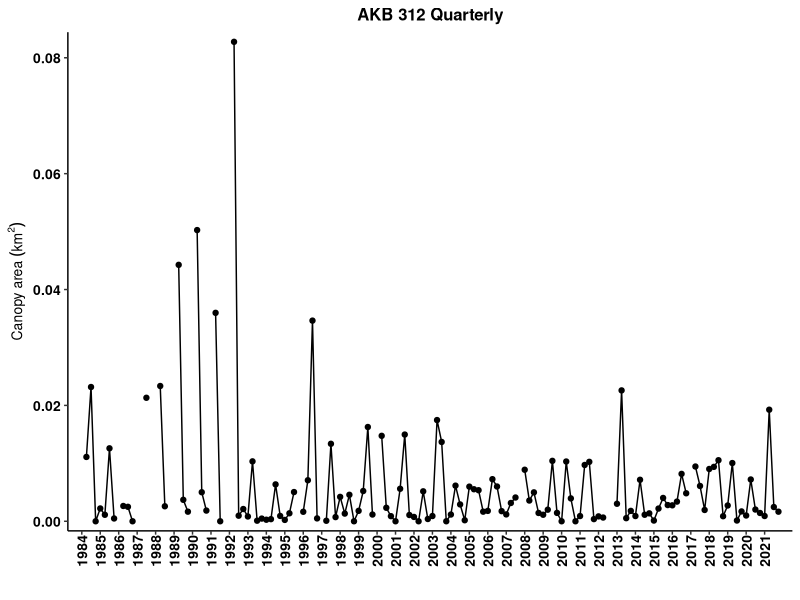
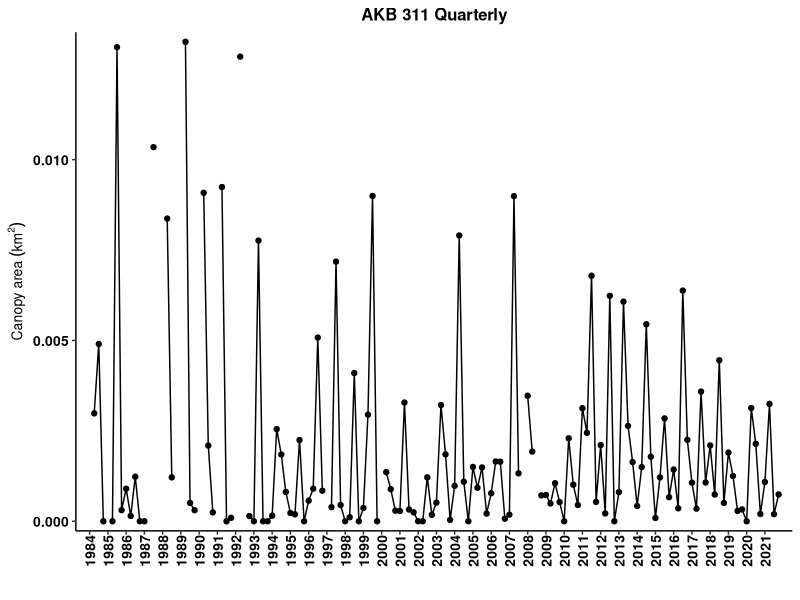
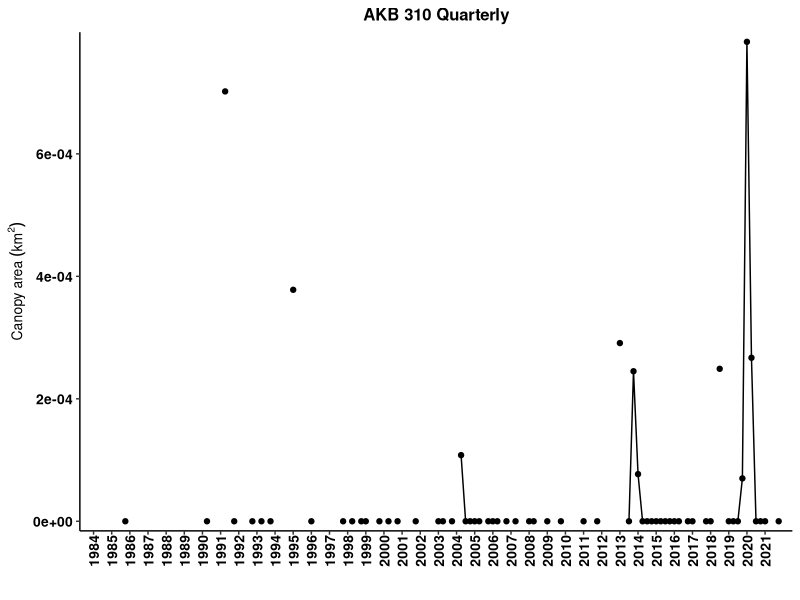
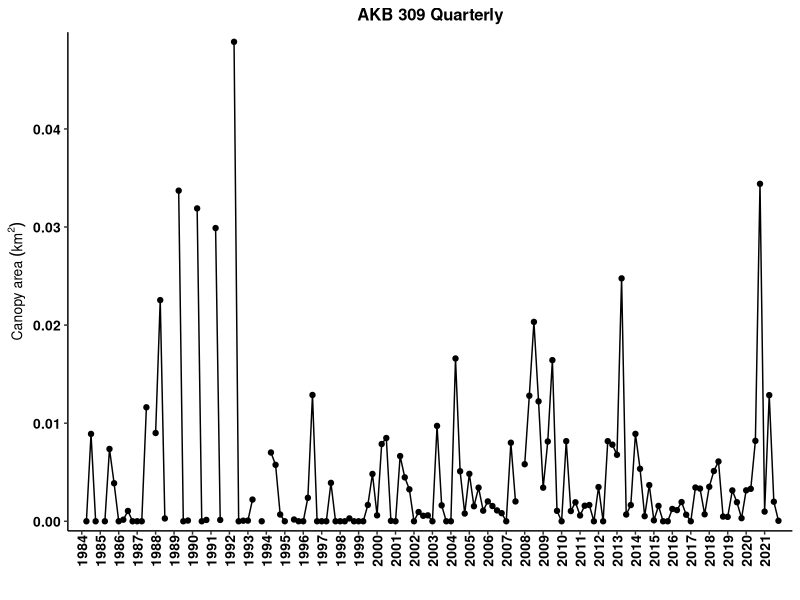
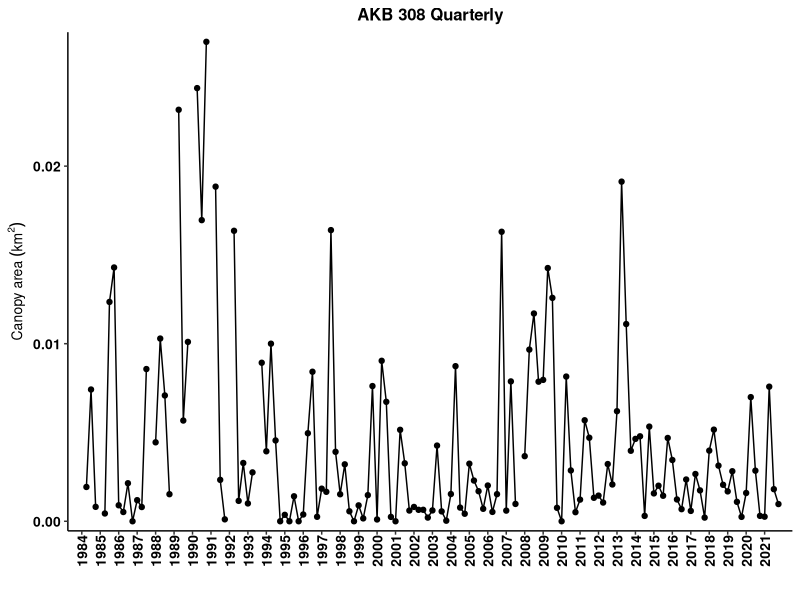
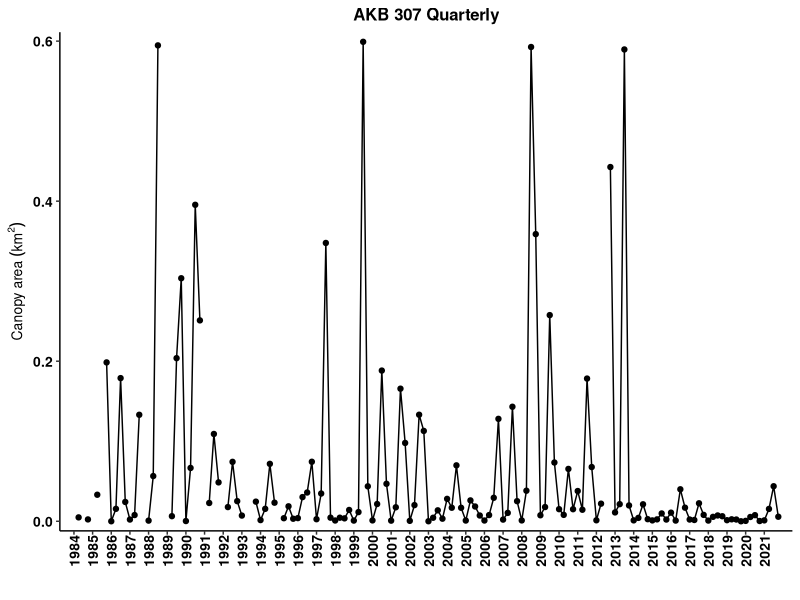
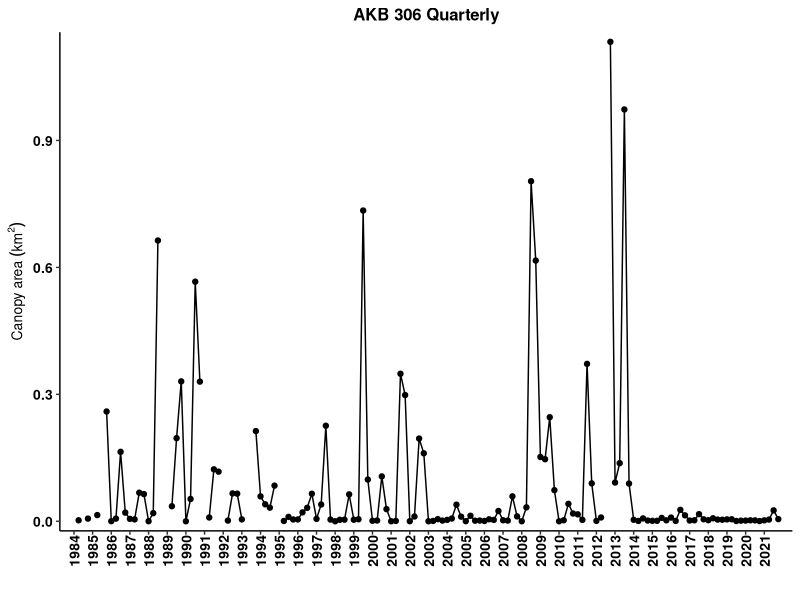
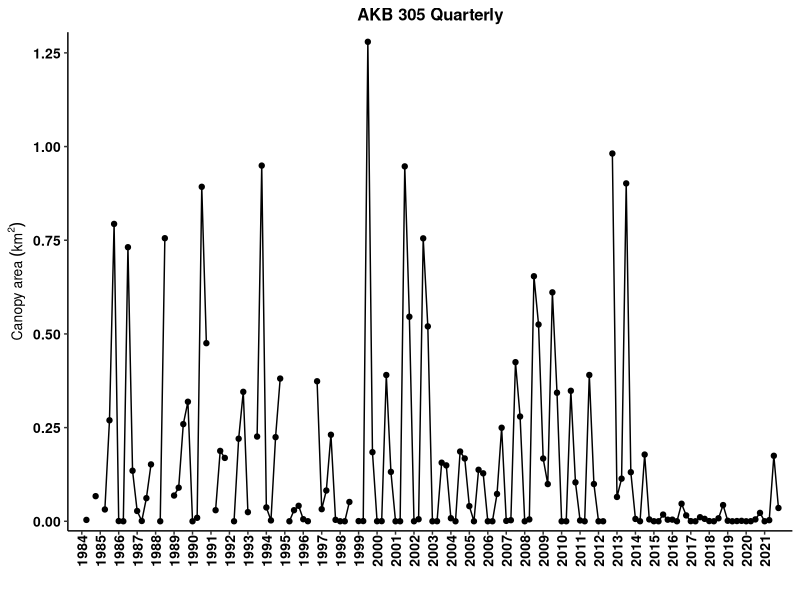

Here is the R script that generated these plots, in order:
## ---- chunk 1
knitr::opts_chunk$set(echo = FALSE, warning=FALSE)
options(knitr.table.format = "latex")
# to create a PDF output, change "output:html_document" to "output: pdf_document" in the header above.
# note about fig_crop:FALSE. This makes the PDF output look nicer by putting spaces btwn the figures instead of smashing them as close together as possible. It doesn't do anything to the HTML output as far as I can tell.
# how to assign username: git config --global user.name "gcontolini"
# how to add, commit, and add message in terminal: git commit -am "commit message"
# how to write commit message in terminal: write message then press esc and :wq to save and exit

#### Load libraries ####
library(ggplot2) # plotting
library(ggpubr) # arranging plots
library(scales) # let's you put commas in the axis labels for thousands
library(dplyr) # data manipulations
library(tidyr) # data cleaning
library(readr) # better data reading
library(ncdf4)
library(sf) # special features. probably mapping. 
library(sp) # spatial data
library(lubridate) # manipulating dates easily
library(knitr) # to knit the Rmd file
library(kableExtra) # pretty tables
library(bookdown) # pretty table additions

#### ggplot theme ####
my.theme = theme( 
   panel.background = element_blank(), 
   panel.grid.minor.x = element_blank(),
   panel.grid.major.x = element_blank(),
   panel.grid = element_blank(),
   axis.text  = element_text(size=10, face='bold', color='black'), #makes axis labels bigger
   axis.title = element_text(size=10, face="bold"), #makes axis title bigger and bold
   #axis.title.y = element_text(margin=margin(0,10,0,5)), #pushes the y axis title away from the y axis labels
   strip.background = element_blank(),
   #legend.title = element_blank(),
   #legend.text = element_text(size=8),
   legend.background = element_blank(), 
   legend.key = element_blank(), #makes the legend background behind the symbols go away.
   #axis.ticks.x = element_blank()
   axis.line = element_line(color = 'black'), 
   panel.border = element_blank(), # this removes the box around the plot   
   plot.title = element_text(size=12 ,face='bold', hjust = 0.5), # hjust 0.5 makes title centered
   axis.text.x = element_text(size = 10, angle = 90, vjust = 0.5, margin = margin(0,0,5,0)) # rotates x axis labels 90 degrees counter-clockwise, pushes bars onto x axis
)


#### Import data ####
# info on the data: https://sbclter.msi.ucsb.edu/data/catalog/package/?package=knb-lter-sbc.74

# Instructions from Dr. Tom Bell:
# “The output files show the Admin Bed # in the first column and the rest of the columns are quarters from 1984 - 2020. Area is in m2 and biomass is in fresh kg. Missing values (due to lack of imagery or clouds are labelled as -999).”

# Edible seaweed data from CDFW
# edible = read.csv('EdibleSeaweedHarvest_rfm_1-28-21.csv') # edible seaweed harvest. This one has months. That is important.
# kelp = read.csv('KelpHarvest_vers2_rfm_1-28-21.csv') # kelp harvest
## ---- chunk 2
# ## THIS HAS ALL BEEN COMMENTED BECAUSE IT IS JUST THE WORK THAT LED TO THE CSVS I'M USING FOR THE FIGS
# 
# # info on the data: https://sbclter.msi.ucsb.edu/data/catalog/package/?package=knb-lter-sbc.74
# 
# #Kelp Biomass and Area Dynamics of CDFW Admin Beds
# #Tom Bell
# #Novemeber 18, 2020
# # **Please let me know if you need help with any step!**
# 
# #Load Admin Bed Shapefile
# #Place the lat/lon version of the Admin Bed shapefile in your working directory
# # admin_beds <- st_read('KelpAdmin_latlong/KelpAdmin_latllong.shp')
# admin_beds = st_read('MAN_CA_KelpAdmin.shx') # wait I changed it to .shx and now it works??
# counties <- st_read('MAN_CA_CountyStateWaters.shx')
# 
# 
# #Open Kelp NetCDF File
# #Place the NetCDF file in your working directory
# #The file can be found here: https://sbclter.msi.ucsb.edu/data/catalog/package/?package=knb-lter-sbc.74
# # nc_data_2021 <- nc_open('kelpCanopyFromLandsat_2021.nc') # old data
# nc_data <- nc_open('LandsatkelpBiomass_2021_v2_withmetadata.nc') # through 2021 data
# 
# #Load necessary variables from NetCDF File
# lon <- ncvar_get(nc_data, 'longitude')
# lat <- ncvar_get(nc_data, 'latitude')
# years <- ncvar_get(nc_data, 'year')
# quarters <- ncvar_get(nc_data, 'quarter')
# biomass <- ncvar_get(nc_data, 'biomass')
# area <- ncvar_get(nc_data, 'area')
# 
# #Make Coordinate Dataframe
# coords <- data.frame(lon,lat)
# 
# #Create output matrices
# LN = dim(quarters)
# output_biomass <- matrix(ncol=LN, nrow=87)
# output_area <- matrix(ncol=LN, nrow=87)
# 
# for(i in 1:87){
# 
#   #Pull shapefile coordinates from each admin bed
#   #I had to make hard code an addition here for Bed 86 as I am not as fluent in geospatial analysis in R as I am in Matlab
#   #The issue is that the shaprefile geometry is divided into multiple parts when there are NaNs in the lat/lon columns
#   if (i == 86) {
#     bed_coords <- as.data.frame(admin_beds[i,]$geometry[[1]][[2]][[1]])
#   } else {
#     bed_coords <- as.data.frame(admin_beds[i,]$geometry[[1]][[1]][[1]])
#   }
# 
#   #Find the kelp coordinates that exist inside each admin bed polygon
#   kelp_poly <- point.in.polygon(lon, lat, bed_coords$V1, bed_coords$V2, mode.checked=FALSE)
#   TF <- which(kelp_poly %in% 1)
# 
#   #Extract biomass and area data for each polygon
#   bio_bed <- biomass[TF,]
#   area_bed <- area[TF,]
# 
#   #Sum biomass and area
#   bio_bed_sum <- colSums(bio_bed, na.rm = TRUE, dims = 1)
#   area_bed_sum <- colSums(area_bed, na.rm = TRUE, dims = 1)
# 
#   #Remove Columns w/ >25% No Data (Clouds)
#   #Find all NA values (missing data) in the kelp dataset
#   bio_bed_NA = is.na(bio_bed)
#   area_bed_NA = is.na(area_bed)
# 
#   #Find number of kelp pixels in the polygon
#   L = dim(bio_bed)
# 
#   #Calculate the percent of NAs for each season
#   bio_bed_NA_percent <- colSums(bio_bed_NA, na.rm = TRUE)/L[1]
#   area_bed_NA_percent <- colSums(area_bed_NA, na.rm = TRUE)/L[1]
# 
#   #Find seasons with greater than 20% missing data
#   NA_GT <- which(bio_bed_NA_percent > 0.25)
#   NA_GTA <- which(area_bed_NA_percent > 0.25)
# 
#   #Set seasons with greater than 20% missing data to -999
#   bio_bed_sum[NA_GT] = -999
#   area_bed_sum[NA_GTA] = -999
# 
#   #Add summed kelp canopy data to matrix
#   output_biomass[i,] <- bio_bed_sum
#   output_area[i,] <- area_bed_sum
# 
# }
# 
# #Transpose Quarter and Year data
# quarterst <- t(quarters)
# yearst <- t(years)
# 
# #Add Quarter and Year data to output matrices
# output2_biomass <- rbind(quarterst, output_biomass)
# output3_biomass <- rbind(yearst, output2_biomass)
# output2_area <- rbind(quarterst, output_area)
# output3_area <- rbind(yearst, output2_area)
# 
# #Add Admin Bed Number to output matrices
# BedsNA <- admin_beds$KelpBed
# Beds <- c(rep(NA,2),BedsNA)
# output4_biomass <- cbind(Beds, output3_biomass)
# output4_area <- cbind(Beds, output3_area)
# 
# #Write CSV of kelp biomass time series for each Admin Bed
# write.csv(output4_biomass, 'kelp_biomass_output_2022.csv', row.names = FALSE)
# write.csv(output4_area, 'kelp_area_output_2022.csv', row.names = FALSE)

# The above just organizes data into AKBs, which can only be done in a directory that can hold the large NetCDF file (>100 MB), which RStudio Cloud cannot. So I ran that code on my local machine and now I will read in the resulting .csv:

output4_area <- read.csv('kelp_area_output_2022.csv')

# I believe we only got countywide data directly from T Bell.
## ---- chunk 3
canopy_area <- output4_area %>%
   as.data.frame()

# I want to plot area vs. year.quarter. This means year.quarter needs to be in a column. Currently all cols are separate. This is called wide format. I want tall format.

# create column names
names(canopy_area) <- paste(canopy_area[1,], canopy_area[2,], sep='.') # paste years with quarters to make each col have a unique name.

# rename the ID col for counties
names(canopy_area)[1] <- "AKB"

# remove first 2 rows since they are not canopy data, just IDs--year and quarter
canopy_area <- canopy_area[-c(1:2),] 

# convert to tall format
canopy_area_tall <- canopy_area %>% 
   pivot_longer(-'AKB', names_to = 'year.qtr', values_to = 'm2')

# separate year and quarter into two cols
canopy_area_tall <- canopy_area_tall %>%
   separate(col = year.qtr, sep = "[.]", into = c("year","qtr")) # omg. you have to hard bracket the period for some reason. wtf does [^[:alnum:]]+ mean and why aren't brackets used in the example?????? :((

# make number cols numeric
canopy_area_tall$year <- as.numeric(canopy_area_tall$year)
canopy_area_tall$qtr <- as.numeric(canopy_area_tall$qtr)
canopy_area_tall$m2 <- as.numeric(canopy_area_tall$m2)

# make quarters actual quarter decimals for plotting
qtrs <- seq(0,0.75,0.25)
for(i in 1:4) {
   canopy_area_tall$qtr[which(canopy_area_tall$qtr == i)] <- qtrs[i]
}

# add year and quarter to get a continuous time column. Note that the tibble hides the decimals place for no apparent reason but the sum is correct.
canopy_area_tall$year.qtr <- canopy_area_tall$year + canopy_area_tall$qtr

# Change negative area to NA
canopy_area_tall$m2[which(canopy_area_tall$m2 < 0)] = NA

# Convert m2 to km2
canopy_area_tall$km2 = canopy_area_tall$m2 / 1e6
## ---- chunk 4

# All quarters
expand.a.little = 0.02

## AKB 312, Crescent City
ggplot(canopy_area_tall[which(canopy_area_tall$AKB == '312'),], aes(x = year.qtr, y = km2)) +
   geom_point() +
   geom_line() +
   scale_x_continuous(breaks = 1984:2021, expand = c(expand.a.little,0)) +
   scale_y_continuous(expand = c(expand.a.little, 0)) +
   labs(x = '',  y =  bquote('Canopy area'~(km^2))) +
   ggtitle('AKB 312 Quarterly') +
   my.theme

## AKB 311
ggplot(canopy_area_tall[which(canopy_area_tall$AKB == '311'),], aes(x = year.qtr, y = km2)) +
   geom_point() +
   geom_line() +
   scale_x_continuous(breaks = 1984:2021, expand = c(expand.a.little,0)) +
   scale_y_continuous(expand = c(expand.a.little, 0)) +
   labs(x = '',  y =  bquote('Canopy area'~(km^2))) +
   ggtitle('AKB 311 Quarterly') +
   my.theme

## AKB 310
ggplot(canopy_area_tall[which(canopy_area_tall$AKB == '310'),], aes(x = year.qtr, y = km2)) +
   geom_point() +
   geom_line() +
   scale_x_continuous(breaks = 1984:2021, expand = c(expand.a.little,0)) +
   scale_y_continuous(expand = c(expand.a.little, 0)) +
   labs(x = '',  y =  bquote('Canopy area'~(km^2))) +
   ggtitle('AKB 310 Quarterly') +
   my.theme

## AKB 309
ggplot(canopy_area_tall[which(canopy_area_tall$AKB == '309'),], aes(x = year.qtr, y = km2)) +
   geom_point() +
   geom_line() +
   scale_x_continuous(breaks = 1984:2021, expand = c(expand.a.little,0)) +
   scale_y_continuous(expand = c(expand.a.little, 0)) +
   labs(x = '',  y =  bquote('Canopy area'~(km^2))) +
   ggtitle('AKB 309 Quarterly') +
   my.theme

## AKB 308
ggplot(canopy_area_tall[which(canopy_area_tall$AKB == '308'),], aes(x = year.qtr, y = km2)) +
   geom_point() +
   geom_line() +
   scale_x_continuous(breaks = 1984:2021, expand = c(expand.a.little,0)) +
   scale_y_continuous(breaks = seq(0, 0.04, 0.01), expand = c(expand.a.little,0)) +
   labs(x = '',  y =  bquote('Canopy area'~(km^2))) +
   ggtitle('AKB 308 Quarterly') +
   my.theme

## AKB 307, Fort Bragg
ggplot(canopy_area_tall[which(canopy_area_tall$AKB == '307'),], aes(x = year.qtr, y = km2)) +
   geom_point() +
   geom_line() +
   scale_x_continuous(breaks = 1984:2021, expand = c(expand.a.little,0)) +
   scale_y_continuous(expand = c(expand.a.little, 0)) +
   labs(x = '',  y =  bquote('Canopy area'~(km^2))) +
   ggtitle('AKB 307 Quarterly') +
   my.theme

## AKB 306
ggplot(canopy_area_tall[which(canopy_area_tall$AKB == '306'),], aes(x = year.qtr, y = km2)) +
   geom_point() +
   geom_line() +
   scale_x_continuous(breaks = 1984:2021, expand = c(expand.a.little,0)) +
   scale_y_continuous(expand = c(expand.a.little, 0)) +
   labs(x = '',  y =  bquote('Canopy area'~(km^2))) +
   ggtitle('AKB 306 Quarterly') +
   my.theme

## AKB 305
ggplot(canopy_area_tall[which(canopy_area_tall$AKB == '305'),], aes(x = year.qtr, y = km2)) +
   geom_point() +
   geom_line() +
   scale_x_continuous(breaks = 1984:2021, expand = c(expand.a.little,0)) +
   scale_y_continuous(expand = c(expand.a.little, 0)) +
   labs(x = '',  y =  bquote('Canopy area'~(km^2))) +
   ggtitle('AKB 305 Quarterly') +
   my.theme

## AKB 304
ggplot(canopy_area_tall[which(canopy_area_tall$AKB == '304'),], aes(x = year.qtr, y = km2)) +
   geom_point() +
   geom_line() +
   scale_x_continuous(breaks = 1984:2021, expand = c(expand.a.little,0)) +
   scale_y_continuous(expand = c(expand.a.little, 0)) +
   labs(x = '',  y =  bquote('Canopy area'~(km^2))) +
   ggtitle('AKB 304 Quarterly') +
   my.theme

## AKB 303
ggplot(canopy_area_tall[which(canopy_area_tall$AKB == '303'),], aes(x = year.qtr, y = km2)) +
   geom_point() +
   geom_line() +
   scale_x_continuous(breaks = 1984:2021, expand = c(expand.a.little,0)) +
   scale_y_continuous(expand = c(expand.a.little, 0)) +
   labs(x = '',  y =  bquote('Canopy area'~(km^2))) +
   ggtitle('AKB 303 Quarterly') +
   my.theme

## AKB 302
ggplot(canopy_area_tall[which(canopy_area_tall$AKB == '302'),], aes(x = year.qtr, y = km2)) +
   geom_point() +
   geom_line() +
   scale_x_continuous(breaks = 1984:2021, expand = c(expand.a.little,0)) +
   scale_y_continuous(expand = c(expand.a.little, 0)) +
   labs(x = '',  y =  bquote('Canopy area'~(km^2))) +
   ggtitle('AKB 302 Quarterly') +
   my.theme

## AKB 301
ggplot(canopy_area_tall[which(canopy_area_tall$AKB == '301'),], aes(x = year.qtr, y = km2)) +
   geom_point() +
   geom_line() +
   scale_x_continuous(breaks = 1984:2021, expand = c(expand.a.little,0)) +
   scale_y_continuous(expand = c(expand.a.little, 0)) +
   labs(x = '',  y =  bquote('Canopy area'~(km^2))) +
   ggtitle('AKB 301 Quarterly') +
   my.theme
## ---- chunk 5
qtr_max_AKB <- canopy_area_tall %>%
  group_by(AKB, year) %>%        # group by AKB and year
  slice(which.max(km2)) %>%      # find the maximum km2 value
  subset(select = -year.qtr) %>% # remove year.qtr col
  transmute(quarter = qtr*4+1)   # change quarters from decimals to 1,2,3,4

# Count how many quarters are the max per year per AKB
n_max_qtrs_AKB <- qtr_max_AKB %>%
  group_by(AKB, quarter) %>%
  summarise(number = length(quarter), .groups = 'drop') %>%
  filter(AKB > 300) %>%
  complete(AKB, quarter, fill = list(number = 0)) # sets missing quarters to number = 0

# kable(n_max_qtrs_AKB
#       , digits = 2
#       , booktabs = TRUE
#       , row.names = FALSE
#       , align = 'c'
#       , linesep = ''
#       , caption = 'Number of quarters with maximum annual canopy area'
# ) %>%
#   kable_styling(latex_options = 'hold_position') # otherwise the table moves in the pdf

# which quarters had the greatest canopy area in 2021?
# I want to identify the quarter in each of the 300-level AKBs that had the max km2 value in 2021
max_2021_km2 <- canopy_area_tall %>%
  filter(year == 2021) %>%
  filter(AKB > 300) %>% # this shows km2 values for all 300-level AKBs in 2021. What is the max for 2021?
  group_by(AKB) %>%
  summarise(max.km2 = max(km2, na.rm = T)) # this gives the max km2 values. which quarter are they in?
      
km2_qtrs_300AKBs <- canopy_area_tall %>%
  filter(year == 2021 & AKB > 300) %>%
  #filter(km2 %in% max_2021_km2$max.km2) %>% # This shows only the quarters with the annual maxima
  mutate(quarter = qtr*4+1) %>%
  subset(select = c('AKB','year','quarter','km2')) %>%
  arrange(desc(AKB)) %>%
  relocate(year) # puts year as the first col

kable(km2_qtrs_300AKBs
      #, digits = 2
      , booktabs = TRUE
      , row.names = FALSE
      , align = 'c'
      , linesep = ''
      , caption = 'Quarterly kelp canopy area in 2021 only'
) %>%
  kable_styling(latex_options = 'hold_position') # otherwise the table moves in the pdf
